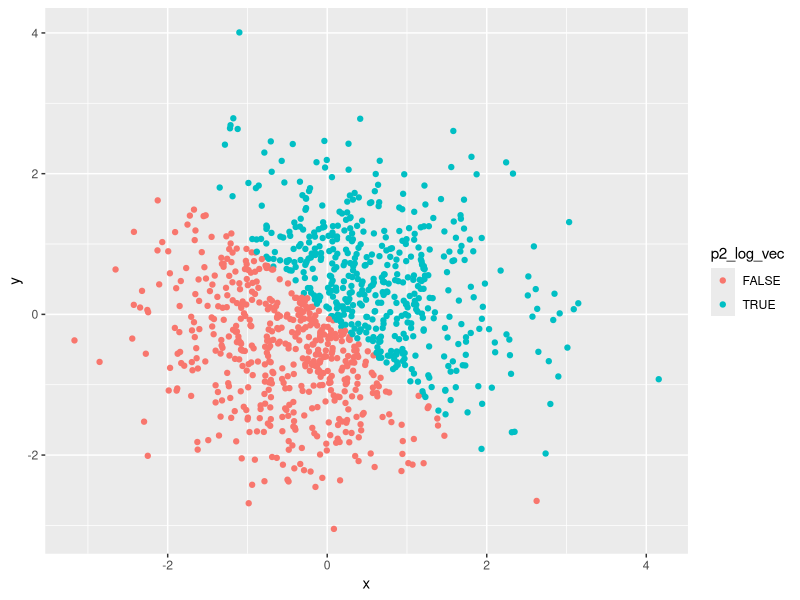
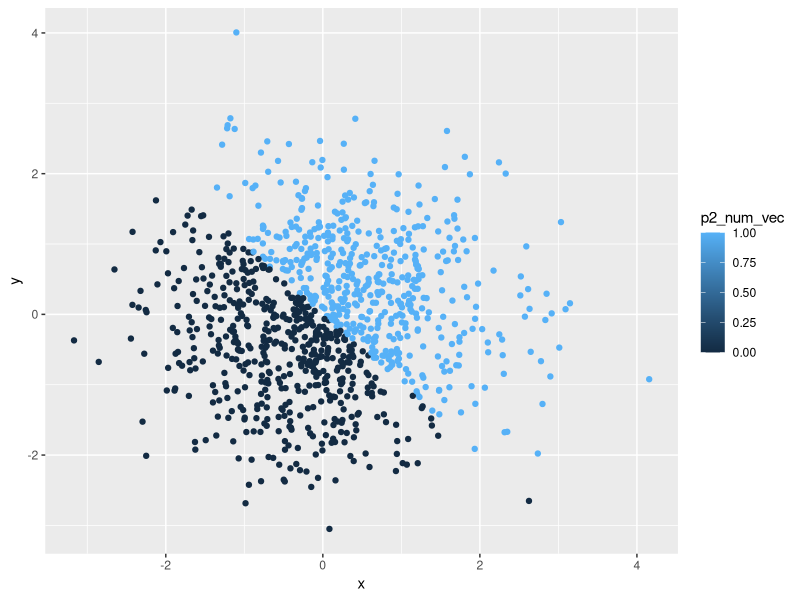
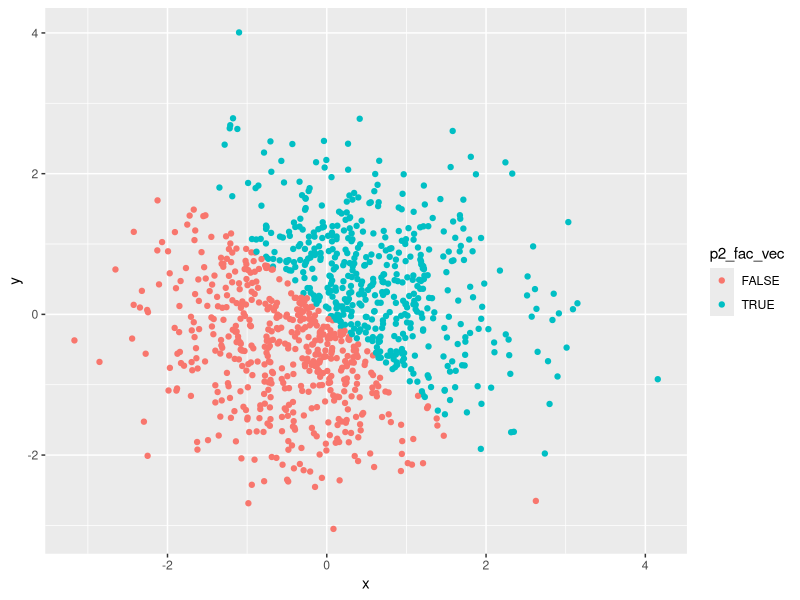
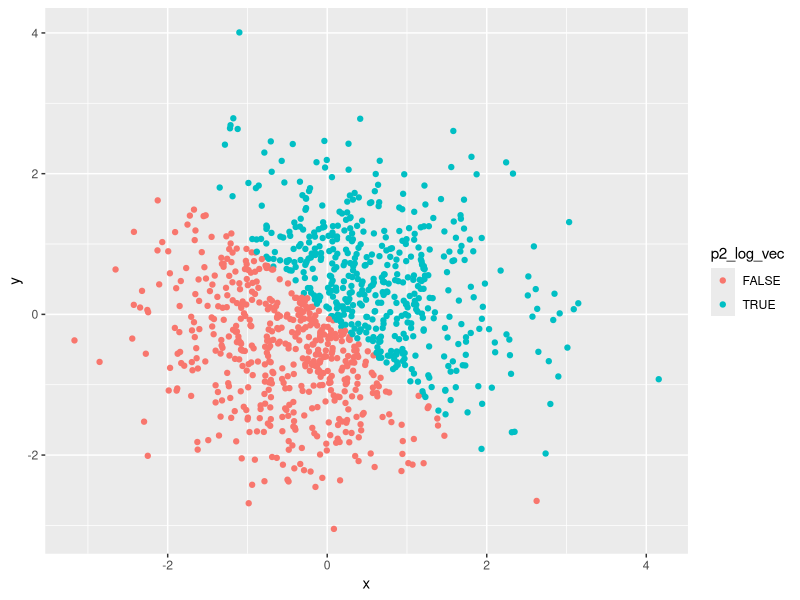

These figures' R source, in order:
## ---- chunk 1
##load tidyverse 
library(tidyverse)
## ---- chunk 2
##set seed for reproducibility's sake
set.seed(12)

##create dataframe with appropriate variables for problem 1
prob1_df = tibble(
  p1_random_samp = runif(10, min = 0, max = 5),
  p1_log_vec = p1_random_samp > 2,
  p1_char_vec = c('a','b','c','d','e','f','g','h','i','j'),
  p1_fac_vec = factor(p1_char_vec)
)

##try to take mean of each variable in dataframe prob1_df
##This chunk returns N/A for char_vec and fac_vec because the elements are neither numerical nor logical. Taking the mean of the numerical variable works because the elements are all numbers. Taking the mean of the logical vector works because the computer sees "true" as 1 and "false" as 0. 
mean(prob1_df$p1_random_samp)
mean(prob1_df$p1_log_vec)
mean(prob1_df$p1_char_vec)
mean(prob1_df$p1_fac_vec)
## ---- chunk 3
##convert logical, character, and factor variables to numeric
##My logical variable and factor variable have been converted to numeric, but an error tells me N/A forced by coercion for my character variable. This is because the elements in my logical variable all have binary values "secretly" assigned, and factor variables by definition have some numerical value assigned to them. Character vectors have no such numerical value assigned.
as.numeric(prob1_df$p1_log_vec)
as.numeric(prob1_df$p1_char_vec)
as.numeric(prob1_df$p1_fac_vec)
## ---- chunk 4
##convert character to factor to numeric
##Converting the character first to factor then to numeric works. This is because as.factor assigns numerical values to the character variable in order to turn it into a factor variable. This new factor variable can then easily be converted into its numerical component.
as.numeric(as.factor(prob1_df$p1_char_vec))
##convert factor to character to numeric
##This conversion process does not work; all elements become NA. An error says they are introduced by coercion. This is because converting the factor vector into a character vector effectively means there is no longer the numerical component of the factor vector. Consequently, a totally character variable is not successfully converted into a numeric variable.
as.numeric((as.character(prob1_df$p1_fac_vec)))
## ---- chunk 5
##set seed for reproducibility's sake
set.seed(903)

##create dataframe with appropriate variables for problem 2
prob2_df = tibble(
  x = rnorm(1000),
  y = rnorm(1000),
  p2_log_vec = x + y > 0,
  p2_num_vec = as.numeric(p2_log_vec),
  p2_fac_vec = as.factor(p2_log_vec)
)
## ---- chunk 6
##scatter plot of y vs. x with color based on logical vector
##The color code of the plot based on logical vector means that variables with a false element in the logical vector code as red, and variables with a true element in the logical vector are blue. 
ggplot(prob2_df, aes(x = x, y = y, color = p2_log_vec)) + geom_point()
ggsave("p8105_hw1_tm2680_plot.png")
## ---- chunk 7
##scatter plot of y vs. x with color based on numerical vector
##When the element's numerical vector equals 0, the point is dark blue. When the element's numerical vector equals 1, the point is bright blue. There is no shading because the numerical vector was coerced from a logical vector, so there are only two options possible for the value of p2_num_vec to take on.
ggplot(prob2_df, aes(x = x, y = y, color = p2_num_vec)) + geom_point()
## ---- chunk 8
##scatter plot of y vs. x with color based on factor vector
##When the element of the factor vector is false, the point is red. When the element of the factor vector is true, the point is blue.
ggplot(prob2_df, aes(x = x, y = y, color = p2_fac_vec)) + geom_point()
